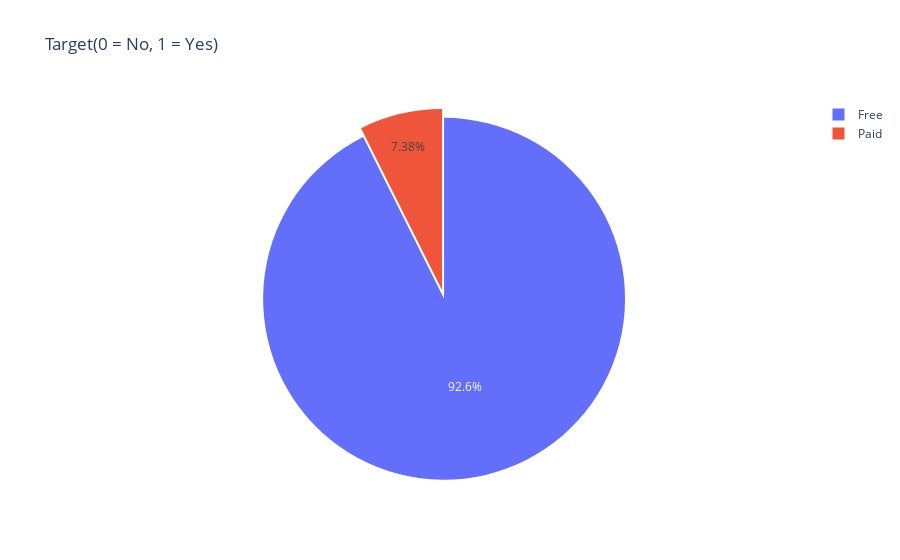

The notebook cell saved with this chart:
### Markdown cell above
## Type

### Code cell
import plotly
import plotly.graph_objs as go
from plotly.offline import init_notebook_mode, iplot
init_notebook_mode(connected=True)
col = "Type"
grouped = data[col].value_counts().reset_index()
grouped = grouped.rename(columns = {col : "count", "index" : col})

## plot
trace = go.Pie(labels=grouped[col], values=grouped['count'], pull=[0.05, 0])
layout = {'title': 'Target(0 = No, 1 = Yes)'}
fig = go.Figure(data = [trace], layout = layout)
iplot(fig)

### Figure 1 — Plotly figure (JSON) as saved in the notebook; plotly's stock layout.template omitted (floating-point values rounded to 4 significant figures)
{"data": [{"labels": ["Free", "Paid"], "pull": [0.05, 0], "type": "pie", "values": [10040, 800]}], "layout": {"title": {"text": "Target(0 = No, 1 = Yes)"}}}
